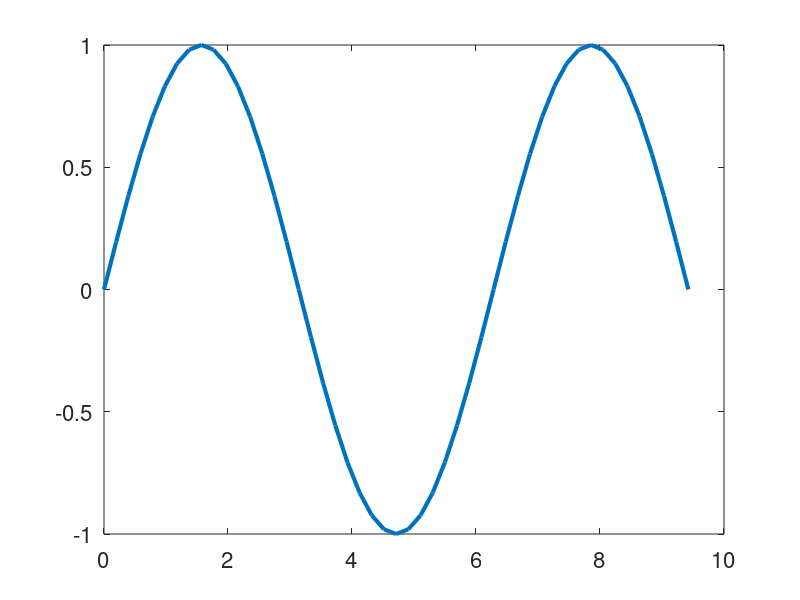

Write MATLAB code to recreate this figure.
clear;
close all;
clc;

set(groot,'defaultLineLineWidth',3);
set(groot,'defaultAxesFontSize',16);
set(groot,'defaultLineMarkerSize',12);

x = 0:pi/16:3*pi;
y = sin(x);

plot(x,y);